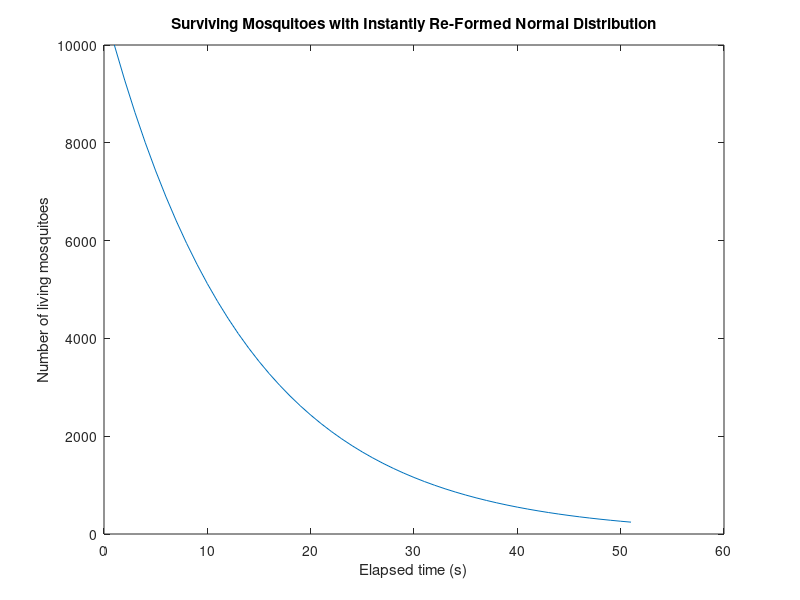

Reproduce this figure in MATLAB.
%calculate the number of mosquitoes surviving at each time step when they
%instantly reform a normal distribution at every iteration and the robot
%kills a percentage of them in a certain area at the center of the
%distribution

nM = 10000; %number of mosquitoes/particles
L = 100;    %length of workspace
mu = L/2;   %mean of distribution
sigma = L/10;   %st. dev. of distribution
killPct = 0.9;  %kill rate
r = 1.0;    %radius of area covered by robot in a time step

iters = 50;  %number of iterations for simulation
t = zeros(1,iters);

%calculate percentage of mosquitoes in the robot's kill area
insideRPct = normcdf(mu+r,mu,sigma) - normcdf(mu-r,mu,sigma);
%set surviving percentage at each time step
survivalPct = 1-killPct*insideRPct;
%initialize number of mosquitoes
newNM = nM;

%build array of number of living mosquitoes after each time step
for i = 1:iters
    newNM = newNM*survivalPct;
    t(i) = newNM;
end

%number of living mosquitoes at time t as a function of t
%f(t) = nM*survivalPct^t;

plot([nM t])
xlabel('Elapsed time (s)')
ylabel('Number of living mosquitoes')
title('Surviving Mosquitoes with Instantly Re-Formed Normal Distribution')